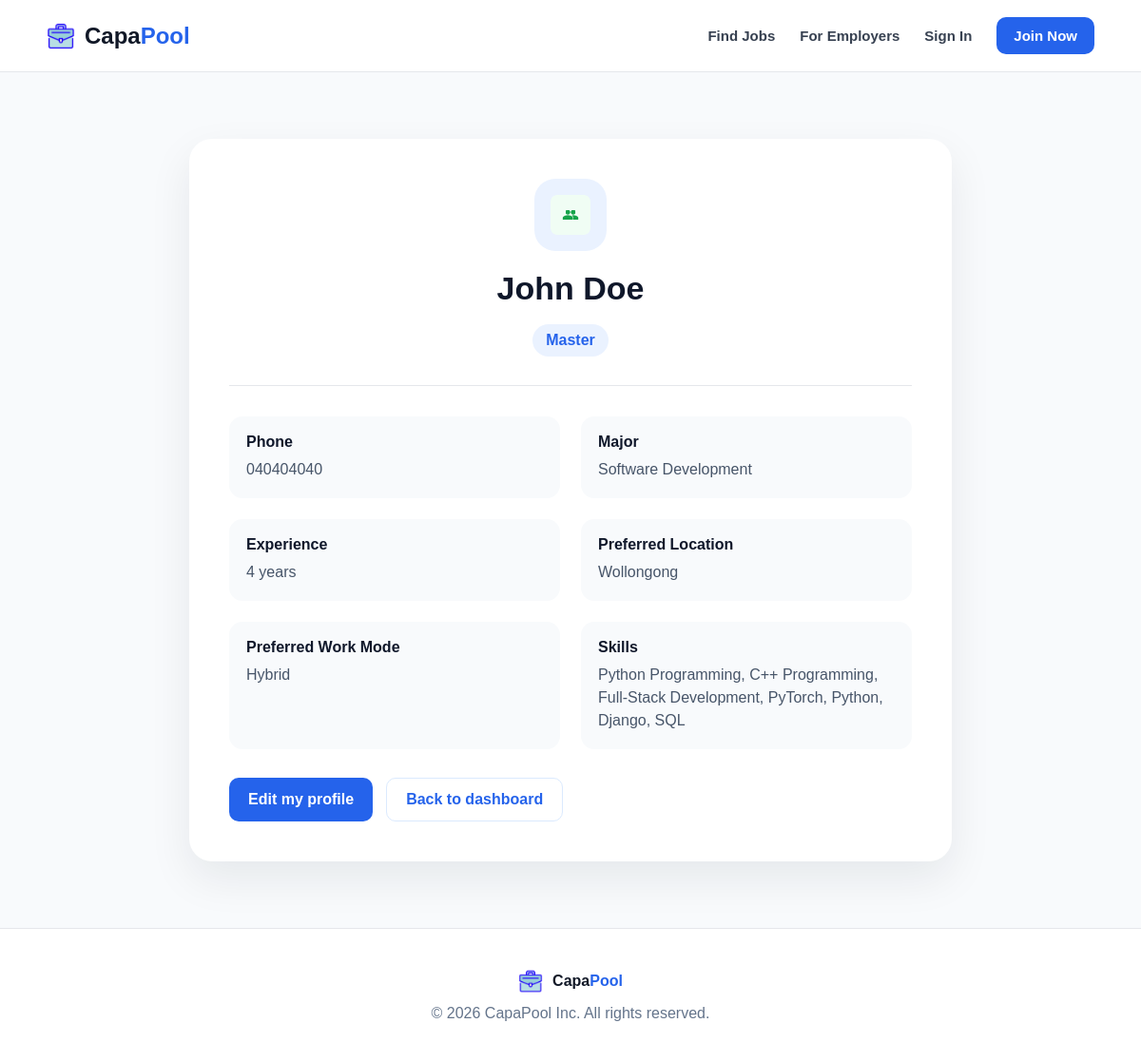
The page /candidates/my-profile/ (signed in) on the database as committed earlier.
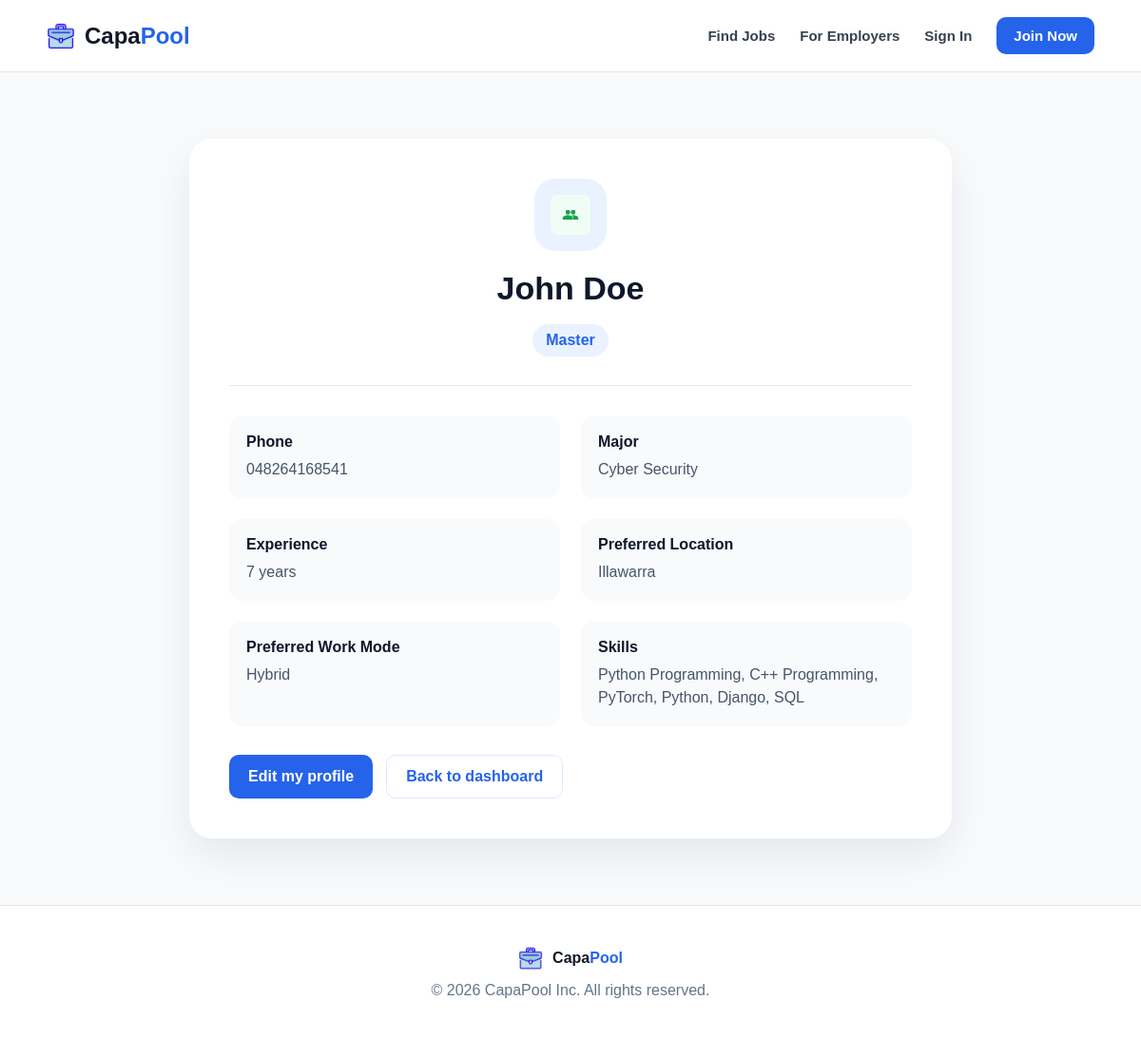
The same page on the database as committed later.
### candidates/models.py (models this page shows, shortened)
class CandidateProfile(models.Model):
	education_choices = [
		('high_school', 'High School'),
		('diploma', 'Diploma'),
		('bachelor', 'Bachelor'),
		('master', 'Master'),
		('phd', 'PhD'),
	]
	work_mode_choices = [
		('remote', 'Remote'),
		('onsite', 'On-site'),
		('hybrid', 'Hybrid'),
	]
	user = models.OneToOneField(User, on_delete=models.CASCADE)
	full_name = models.CharField(max_length=150)
	contact_email = models.EmailField()
	phone_number = models.CharField(max_length=30, blank=True)
	education_level = models.CharField(max_length=50, choices=education_choices)
	major = models.CharField(max_length=100)
	years_of_experience = models.PositiveIntegerField(default=0)
	work_experience = models.TextField(blank=True)
	is_member = models.BooleanField(default=False)
	skills = models.ManyToManyField(Skill, blank=True)
	resume = models.FileField(upload_to='resume/', blank=True, null=True)
	preferred_location = models.CharField(max_length=100, blank=True)
	preferred_work_mode = models.CharField(max_length=30, blank=True)
	created_at = models.DateTimeField(auto_now_add=True)

class Skill(models.Model):
	name = models.CharField(max_length=100, unique=True)

### candidates/views.py (the view)
# urls.py: path('my-profile/', views.my_candidate_profile, name='my_candidate_profile'),
@login_required
def my_candidate_profile(request):
	candidate_profile = CandidateProfile.objects.filter(user=request.user).first()
	if candidate_profile is None:
		messages.error(request, 'You do not have a candidate profile yet.')
		return redirect('dashboard')
	return render(request, 'candidates/my_candidate_profile.html', {
		'candidate': candidate_profile
	})

### templates/candidates/my_candidate_profile.html (shortened to what this page needs)
{% extends "base.html" %}
{% load static %}
{% block content %}
<section class="profile-page">
    <div class="profile-card">
        <div class="profile-top">
            <div class="profile-avatar">
                <img src="{% static 'images/icon-users.png' %}" alt="candidate icon">
            </div>
            <h1>{{ candidate.full_name }}</h1>
            <span class="profile-badge">{{ candidate.get_education_level_display }}</span>
        </div>
        <div class="profile-details">
            <div><strong>Phone</strong><p>{{ candidate.phone_number }}</p></div>
            <div><strong>Major</strong><p>{{ candidate.major }}</p></div>
            <div><strong>Experience</strong><p>{{ candidate.years_of_experience }} years</p></div>
            <div><strong>Preferred Location</strong><p>{{ candidate.preferred_location }}</p></div>
            <div><strong>Preferred Work Mode</strong><p>{{ candidate.preferred_work_mode }}</p></div>
            <div>
                <strong>Skills</strong>
                <p>
                    {% for skill in candidate.skills.all %}
                        {{ skill.name }}{% if not forloop.last %}, {% endif %}
                    {% empty %}
                        No skills listed.
                    {% endfor %}
                </p>
            </div>
        </div>
        <div class="profile-actions">
            <a href="{% url 'edit_my_candidate_profile' %}" class="btn primary-btn">Edit my profile</a>
            <a href="{% url 'dashboard' %}" class="btn secondary-btn">Back to dashboard</a>
        </div>
    </div>
</section>
{% endblock %}

Rows that differ between the two databases and show on the page:
no longer on this page (row unchanged): Skill: name "Full-Stack Development"
changed CandidateProfile "John Doe": phone_number "040404040" → "048264168541"; major "Software Development" → "Cyber Security"; years_of_experience "4" → "7"; preferred_location "Wollongong" → "Illawarra"
